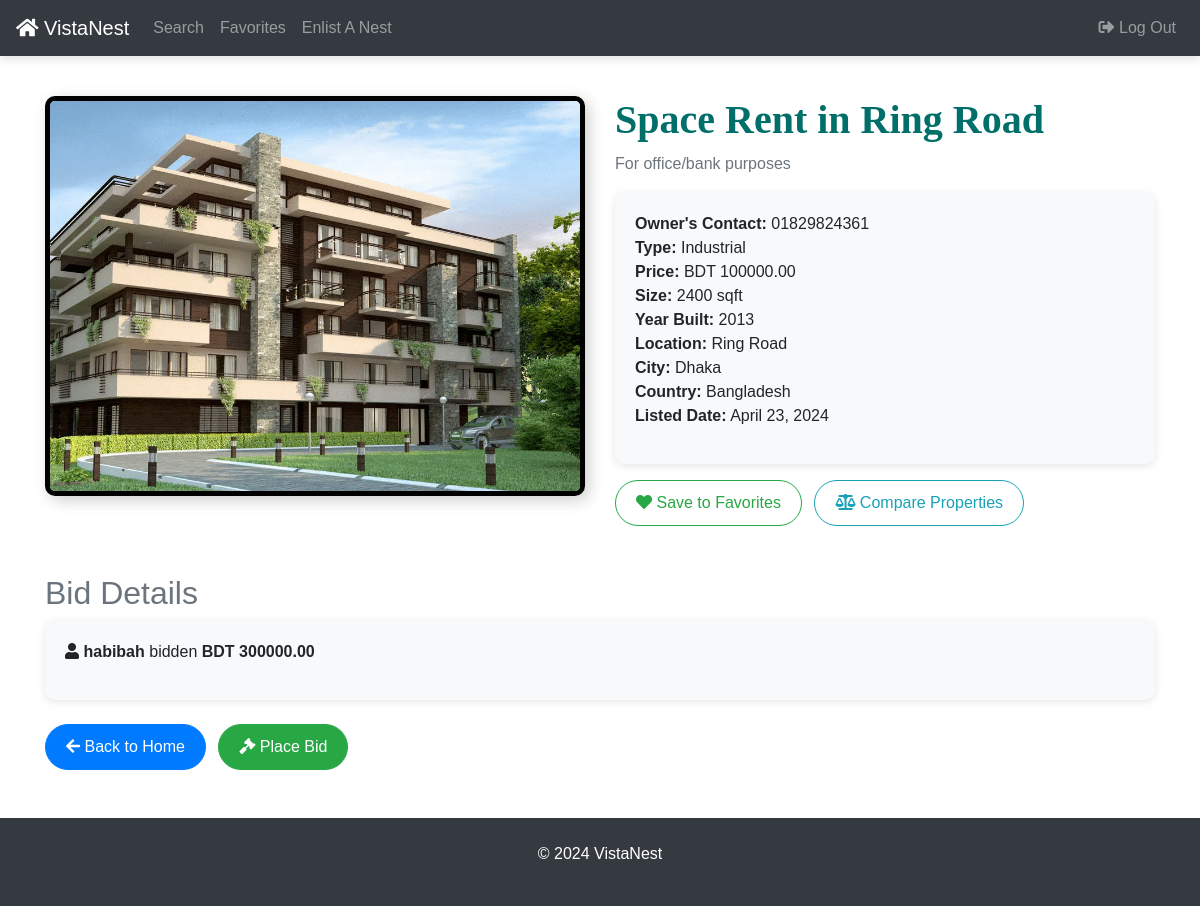
Screenshot of /details/15 with the database file from the repository.
### platforms/models.py (models this page shows, shortened)
class Platform(models.Model):
    property_type_choices = [
        ('Residential', 'Residential'),
        ('Commercial', 'Commercial'),
        ('Land', 'Land'),
        ('Industrial', 'Industrial'),
        ('Special Purpose', 'Special Purpose')
    ]
    owner_contact_number = models.CharField(max_length=15, blank=True, null=True)
    title = models.CharField(max_length=100)
    description = models.TextField(default="This Property is mindblowing!")
    property_type = models.CharField(max_length=20, choices=property_type_choices)
    price = models.DecimalField(max_digits=10, decimal_places=2)
    size_sqft = models.PositiveIntegerField()
    year_built = models.PositiveIntegerField()
    location = models.CharField(max_length=100)
    city = models.CharField(max_length=50)
    country = models.CharField(max_length=50)
    listed_date = models.DateField(auto_now_add=True)
    image = models.ImageField(upload_to='platform_image/', blank=True, null=True, default='platform_image/houses.png')

class Bid(models.Model):
    user = models.ForeignKey(User, on_delete=models.CASCADE)
    property = models.ForeignKey(Platform, on_delete=models.CASCADE, related_name='bids')
    amount = models.DecimalField(max_digits=10, decimal_places=2)
    bid_status = models.CharField(max_length=20, choices=[
        ('Pending', 'Pending'),
        ('Accepted', 'Accepted'),
        ('Rejected', 'Rejected')
    ], default='Pending')
    date_placed = models.DateTimeField(auto_now_add=True)

### mysite/views.py (the view)
# urls.py: path('details/<int:property_id>', views.details, name='details'),
def details(request, property_id):
    platform = get_object_or_404(Platform, pk=property_id)
    bids = platform.bids.all().select_related('user')
    return render(request, 'details.html', {
    "platform": platform,  'bids': bids,
  })

### templates/details.html (shortened to what this page needs)
<!DOCTYPE html>
<html lang="en">
<head>
    <link rel="stylesheet" href="https://cdn.jsdelivr.net/npm/bootstrap@4.3.1/dist/css/bootstrap.min.css">
    <link rel="stylesheet" href="https://cdnjs.cloudflare.com/ajax/libs/font-awesome/5.15.4/css/all.min.css">
</head>
<body>
    <nav class="navbar navbar-expand-md navbar-dark bg-dark fixed-top">
       <a class="navbar-brand text-white" href="{% url 'home' %}">
             <i class="fas fa-home text-white"></i> VistaNest
        </a>
        <div class="collapse navbar-collapse" id="navbarNav">
            <ul class="navbar-nav">
                <li class="nav-item"><a class="nav-link" href="{% url 'search' %}">Search</a></li>
                <li class="nav-item"><a class="nav-link" href="{% url 'favorites' %}">Favorites</a></li>
                <li class="nav-item"><a class="nav-link" href="{% url 'add-platform' %}">Enlist A Nest</a></li>
            </ul>
            <ul class="navbar-nav ml-auto">
                <li class="nav-item">
                    <a href="{% url 'logout' %}" class="nav-link">
                        <i class="fas fa-sign-out-alt"></i> Log Out
                    </a>
                </li>
            </ul>
        </div>
    </nav>
    <div class="container mt-5 pt-5">
        <div class="row">
        <div class="col-md-6 text-center">
            {% if platform.image %}
                <img src="{{ platform.image.url }}" alt="Property Image" class="img-fluid property-image">
            {% else %}
            <div class="property-placeholder d-flex flex-column align-items-center justify-content-center">
                <i class="fas fa-home fa-7x text-muted"></i>
                <p class="mt-3 text-muted">Image not available</p>
            </div>
            {% endif %}
        </div>
            <div class="col-md-6">
            <h1 class="text-blue-teal custom-font"><b>{{ platform.title }}</b></h1>
                <p class="text-muted">{{ platform.description }}</p>
                <div class="info-section">
                    <ul class="list-unstyled">
                        <li><strong>Owner's Contact:</strong> {{ platform.owner_contact_number }}</li>
                        <li><strong>Type:</strong> {{ platform.property_type }}</li>
                        <li><strong>Price:</strong> BDT {{ platform.price }}</li>
                        <li><strong>Size:</strong> {{ platform.size_sqft }} sqft</li>
                        <li><strong>Year Built:</strong> {{ platform.year_built }}</li>
                        <li><strong>Location:</strong> {{ platform.location }}</li>
                        <li><strong>City:</strong> {{ platform.city }}</li>
                        <li><strong>Country:</strong> {{ platform.country }}</li>
                        <li><strong>Listed Date:</strong> {{ platform.listed_date }}</li>
                    </ul>
                </div><div class="mt-3">
    <a href="{% url 'add_to_favorites' platform.id %}" class="btn btn-outline-success btn-custom">
        <i class="fas fa-heart"></i> Save to Favorites
    </a>
  <a href="{% url 'compare_properties' %}?platform_id={{ platform.id }}" class="btn btn-outline-info btn-custom rounded-pill ml-2">
        <i class="fas fa-balance-scale"></i> Compare Properties
    </a>
</div>
            </div>
        </div>
        <div class="mt-5">
            <h2 class="text-secondary">Bid Details</h2>
            <div class="info-section">
                {% if bids %}
                    {% for bid in bids %}
                        <p><i class="fas fa-user"></i> <strong>{{ bid.user.username }}</strong> bidden <strong>BDT {{ bid.amount }}</strong></p>
                    {% endfor %}
                {% else %}
                    <p>No bids available yet. Be the first to place a bid!</p>
                {% endif %}
            </div>
        </div>
        <div class="mt-4">
            <a href="{% url 'home' %}" class="btn btn-primary btn-custom">
                <i class="fas fa-arrow-left"></i> Back to Home
            </a>
               <a href="{% url 'place_bid' platform.id %}" class="btn btn-success btn-custom ml-2">
        <i class="fas fa-gavel"></i> Place Bid
    </a>
        </div>
    </div>
    <footer class="text-center py-4 mt-5">
        <div class="container">
            <p>&copy; 2024 VistaNest</p>
        </div>
    </footer>
</body>
</html>

### templates/details.html (style rules this page uses)
body { font-family: 'Arial', sans-serif; }
.navbar { box-shadow: 0 4px 8px rgba(0, 0, 0, 0.1); }
.text-blue-teal { color: #006f6a; }
.custom-font { font-family: 'Garamond', Serif; }
.navbar-brand i { color: #ffc107; }
.property-image { width: 100%; height: 400px; object-fit: cover; border-radius: 10px; border: 5px solid #000; box-shadow: 4px 4px 15px rgba(0, 0, 0, 0.2); }
.info-section { background-color: #f8f9fa; border-radius: 10px; padding: 20px; box-shadow: 0px 2px 8px rgba(0, 0, 0, 0.1); }
.btn-custom { border-radius: 30px; padding: 10px 20px; }
footer { background-color: #343a40; color: #fff; }

### rows the page displays
Platform: image (picture), title "Space Rent in Ring Road", description "For office/bank purposes", owner_contact_number "01829824361", property_type "Industrial", price "100000.00", size_sqft "2400", year_built "2013", location "Ring Road", city "Dhaka", country "Bangladesh", listed_date "April 23, 2024"
Bid: user.username "habibah", amount "300000.00"
